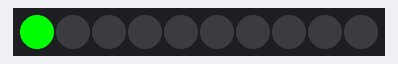
The sketch below on a simulated Arduino Uno, built with avr-gcc and run on an emulated ATmega328P. On the bench: 10 RGB LEDs in strip order, left to right.

Above: at 0.15 s.
At 0.76 s:
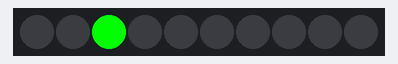
At 1.66 s:
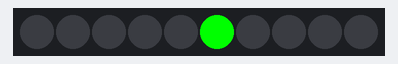
At 2.57 s:
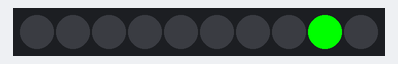
At 3.48 s:
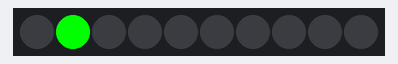

The sketch:

Kod.ino
```cpp
#include <FastLED.h>
#define NUM_LEDS 10
#define DATA_PIN 7
CRGB leds[NUM_LEDS];
void setup() {
   FastLED.addLeds<WS2812B, DATA_PIN, GRB>(leds, NUM_LEDS);
   FastLED.setBrightness(255);
}
void loop() {
  for(int i=0;i<10;i++){
    leds[i].setRGB(0,255,0);
    FastLED.show();
    delay(300);
    leds[i].setRGB(0,0,0);
    FastLED.show();
  }
}
```

Measured:
- by itself, everything shown: repeats every 3.0 s, in 11 steps
